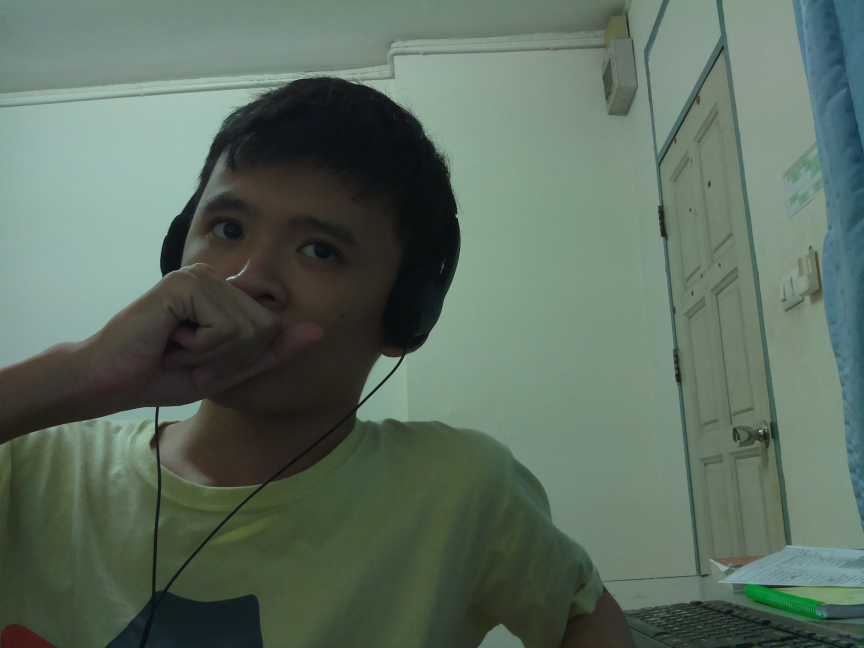
#> input picture image.jpg, 2592 x 1944 px (shown at 1/3 size)
$ python testcv.py   (Python 2 division)   (older library calls are emulated)
#> lines starting #> are read from the running program, lines starting #| are printed output that depends on the picture
import os
import cv2
import math

def resize(img):
	dst = cv2.resize(img,None,fx=0.25,fy=0.25,interpolation = cv2
.INTER_LINEAR)
	return dst
print "Capturing picture..."
os.system("raspistill -o image.jpg")
print "The picture's been captured"
img = cv2.imread("image.jpg")
#> img is the input picture: shape (1944, 2592, 3); mean B, G, R 95.6, 108.9, 92.1
img = resize(img)
#> in resize, `dst = cv2.resize(img,None,fx=0.25,fy=0.25,interpolation = cv2 .INTER_L..`:
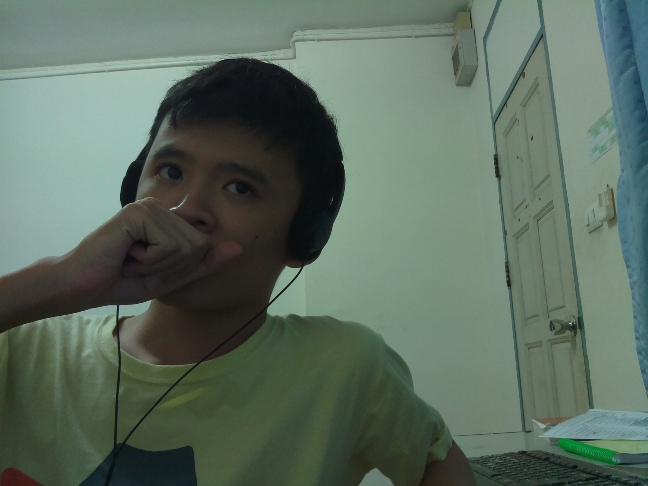
#> dst: shape (486, 648, 3); mean B, G, R 95.7, 109.1, 92.2
cv2.namedWindow( "image", cv2.CV_WINDOW_AUTOSIZE );
cv2.imshow('image',img)
cv2.waitKey(0)
cv2.destroyAllWindows()
